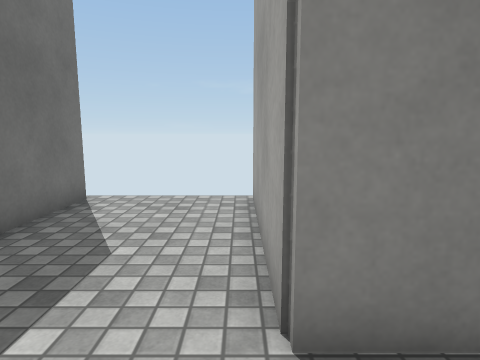
view 1 (above)

14 first-person views from a walk through a 3-D level made in the Unity game engine. The camera is 1.3 m above the floor, tilts 8° down and sees 75° across. The floor is counted in squares, 0.72 m on a side. Each view is taken from the middle of a square. On the plan, view 1 faces up. The plan holds only what a view shows up to about 17 squares ahead; the rest is blank. The place goes on beyond the plan. The player character is not drawn. Door leaves are left out, so doorways stand open. Surface patterns are stand-ins for the level's own textures.

view 2
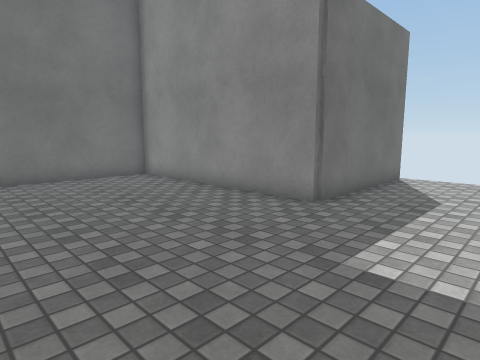

view 3
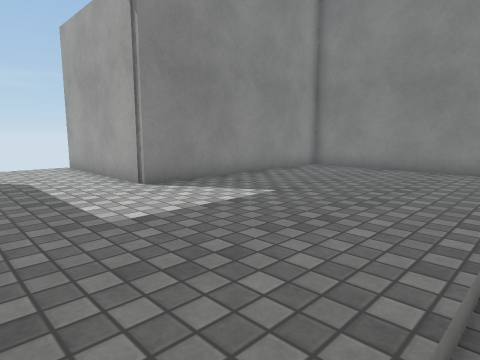

view 4
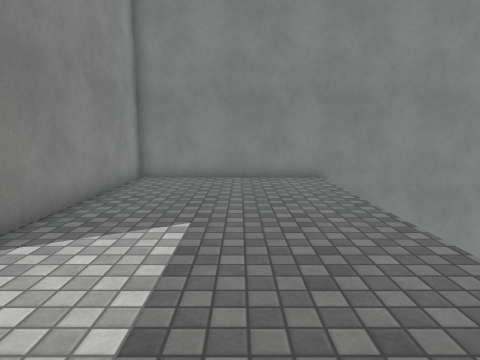

view 5
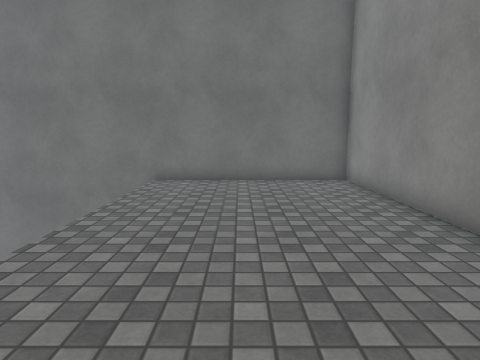

view 6
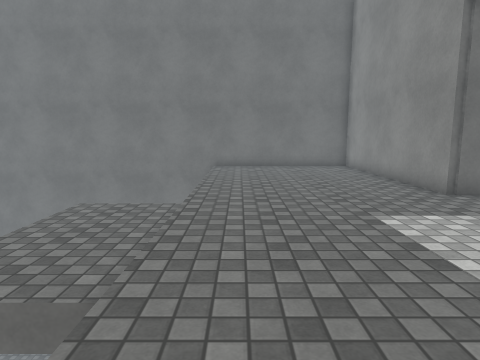

view 7
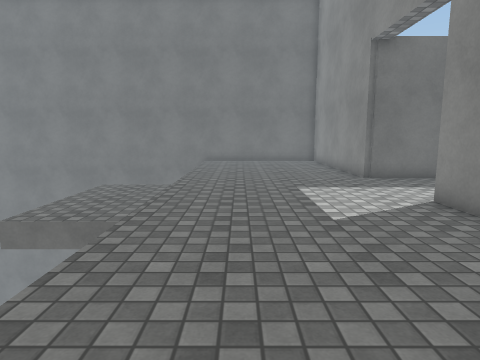

view 8
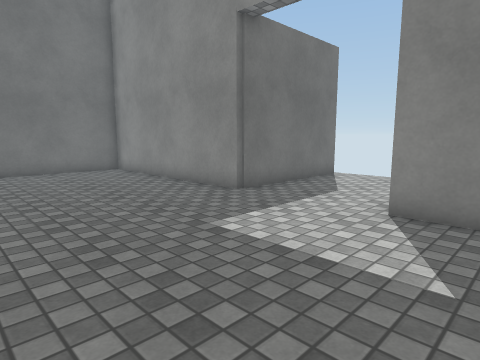

view 9
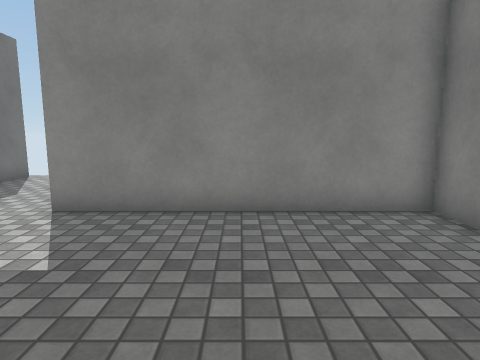

view 10
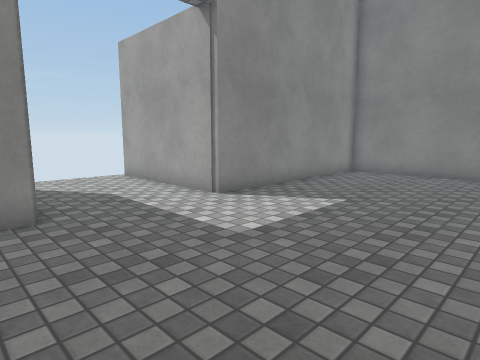

view 11
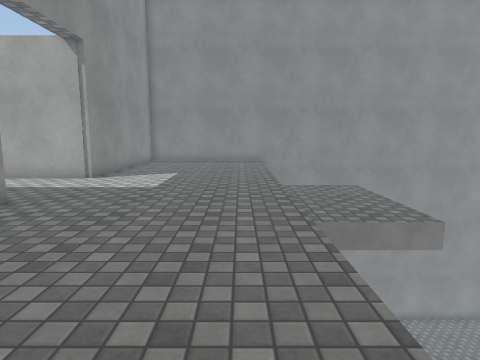

view 12
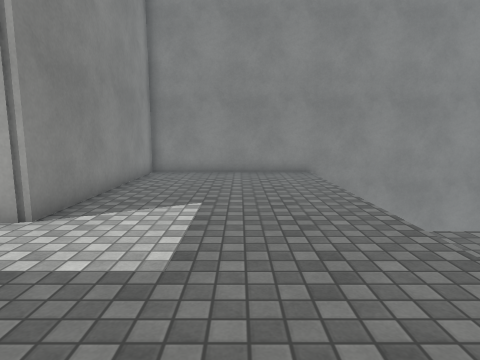

view 13
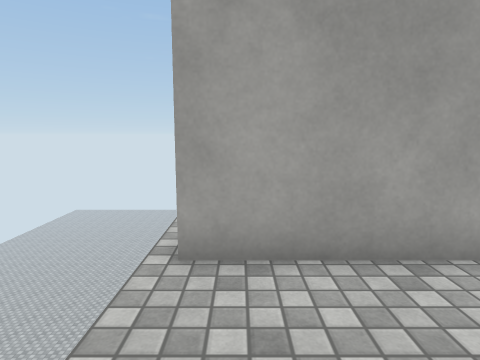

view 14
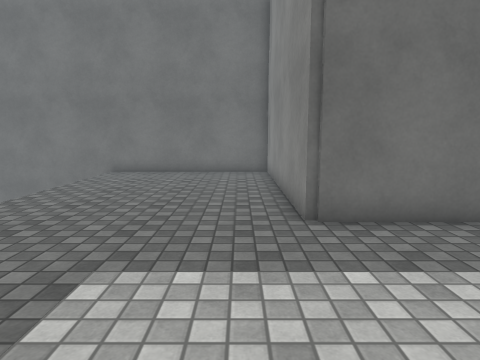

### Floor plan
Key: @ floor where view 1 was taken; # wall or solid block; . main floor; - floor 0.25 m lower than the main floor; D open door; v drop or lower ground.
Columns run from 14 left of view 1 to 10 right of it. Each row starts with its distance up from view 1.
  9          DDDDDDD
  8          #.....#
  7          #.....#
  6          #.....#
  5          #.....#
  4         ##.....#
  3 #########DDDDDDD#########
  2 #.......................#
  1 #.......................#
  0 #.............@.........#
 -1 #.......................#
 -2 #.......................#
 -3 #.......................#
 -4 #.......................#
 -5 #.......................#
 -6 #  vvvvvvv-----vvvvvv   #
 -7 #        v-----v        #
 -8 #        v-----v        #
 -9 #        v-----v        #
-10 #                       #
-11 #                       #
-12 #                       #

Where each view was taken, in squares from view 1:
view 1: 0 up, 0 right, facing up
view 2: 5 down, 0 right, facing up-left
view 3: 6 down, 4 left, facing up-right
view 4: 2 down, 4 left, facing right
view 5: 2 down, 1 left, facing left
view 6: 4 down, 5 right, facing left
view 7: 3 down, 9 right, facing left
view 8: 5 down, 3 right, facing up-left
view 9: 5 down, 5 right, facing up
view 10: 5 down, 6 left, facing up-right
view 11: 4 down, 13 left, facing right
view 12: 2 down, 6 left, facing right
view 13: 8 up, 4 left, facing right
view 14: 1 up, 2 right, facing left
